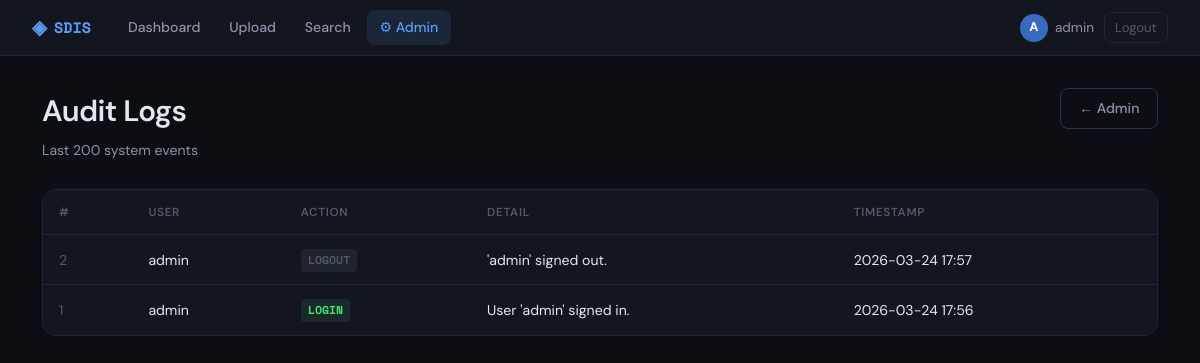
The page /admin/logs (signed in) on the database its author committed.
### tables this page shows
CREATE TABLE audit_log (
            id        INTEGER PRIMARY KEY AUTOINCREMENT,
            user_id   INTEGER,
            action    TEXT    NOT NULL,
            detail    TEXT,
            timestamp DATETIME DEFAULT CURRENT_TIMESTAMP
        );

CREATE TABLE users (
            id          INTEGER PRIMARY KEY AUTOINCREMENT,
            username    TEXT    NOT NULL UNIQUE,
            email       TEXT    NOT NULL UNIQUE,
            password    TEXT    NOT NULL,
            role        TEXT    NOT NULL DEFAULT 'user',
            created_at  DATETIME DEFAULT CURRENT_TIMESTAMP,
            is_active   INTEGER  DEFAULT 1
        );

### modules/admin.py (the view)
@admin_bp.route("/logs")
@admin_required
def audit_logs():
    conn = get_db_connection()
    logs = conn.execute("""
        SELECT a.*, u.username FROM audit_log a
        LEFT JOIN users u ON u.id=a.user_id
        ORDER BY a.timestamp DESC LIMIT 200
    """).fetchall()
    conn.close()
    return render_template("admin_logs.html", logs=logs)

### database/db.py (called while the page is built)
def get_db_connection():
    conn = sqlite3.connect(DB_PATH)
    conn.row_factory = sqlite3.Row
    conn.execute("PRAGMA journal_mode=WAL")   # better concurrency
    conn.execute("PRAGMA foreign_keys=ON")
    return conn

### modules/auth.py (called while the page is built)
def admin_required(f):
    @wraps(f)
    def wrapper(*args, **kwargs):
        if "user_id" not in session:
            return redirect(url_for("auth.login"))
        if session.get("role") != "admin":
            flash("Admin access required.", "error")
            return redirect(url_for("docs.dashboard"))
        return f(*args, **kwargs)
    return wrapper

### templates/admin_logs.html (shortened to what this page needs)
{% extends "base.html" %}
{% block content %}
<div class="page-hdr">
  <div><h1>Audit Logs</h1><p class="sub">Last 200 system events</p></div>
  <a href="/admin/dashboard" class="btn btn-outline">← Admin</a>
</div>
<div class="tbl-wrap">
  <table class="tbl">
    <thead>
      <tr><th>#</th><th>User</th><th>Action</th><th>Detail</th><th>Timestamp</th></tr>
    </thead>
    <tbody>
      {% for l in logs %}
      <tr>
        <td class="muted">{{ l.id }}</td>
        <td>{{ l.username or 'System' }}</td>
        <td><span class="log-badge log-{{ l.action|lower }}">{{ l.action }}</span></td>
        <td>{{ l.detail or '—' }}</td>
        <td>{{ l.timestamp[:16] }}</td>
      </tr>
      {% endfor %}
    </tbody>
  </table>
</div>
{% endblock %}

### templates/base.html (shortened to what this page needs)
<!DOCTYPE html>
<html lang="en">
<head>
  <link rel="stylesheet" href="/static/css/main.css">
</head>
<body>
  {% if session.user_id %}
  <nav class="navbar">
    <a href="/documents/dashboard" class="nav-brand">
      <span class="brand-icon">◈</span> SDIS
    </a>
    <div class="nav-links">
      <a href="/documents/dashboard" class="nav-link {% if request.path.startswith('/documents') %}active{% endif %}">Dashboard</a>
      <a href="/documents/upload"    class="nav-link {% if 'upload' in request.path %}active{% endif %}">Upload</a>
      <a href="/search/"             class="nav-link {% if request.path.startswith('/search') %}active{% endif %}">Search</a>
      {% if session.role == 'admin' %}
      <a href="/admin/dashboard"     class="nav-link {% if request.path.startswith('/admin') %}active{% endif %}">⚙ Admin</a>
      {% endif %}
    </div>
    <div class="nav-right">
      <a href="/auth/profile" class="user-chip">
        <span class="user-avatar">{{ session.username[0]|upper }}</span>
        <span class="user-name">{{ session.username }}</span>
      </a>
      <a href="/auth/logout" class="btn-logout">Logout</a>
    </div>
  </nav>
  {% endif %}
  <main class="content">
    {% block content %}{% endblock %}
  </main>
</body>
</html>

### static/css/main.css (style rules this page uses)
:root { --bg: #0c0e14; --card: #13161f; --hover: #1a1e2a; --border: #21263a; --border2: #2b3150; --accent: #5b9cf6; --accent-d: #3a6abf; --accent-bg: rgba(91,156,246,.12); --green: #4ade80; --red: #f87171; --yellow: #fbbf24; --txt: #e2e8f0; --txt2: #8b95a8; --txt3: #50596a; --mono: 'Space Mono', monospace; --sans: 'DM Sans', sans-serif; --r: 8px; --r2: 14px; --t: .18s ease; }
*,*::before,*::after { box-sizing:border-box;margin:0;padding:0 }
html { font-size:16px;scroll-behavior:smooth }
body { font-family:var(--sans);background:var(--bg);color:var(--txt);line-height:1.6;min-height:100vh }
a { color:var(--accent);text-decoration:none }
h1 { font-size:1.85rem;font-weight:600;letter-spacing:-.02em }
.muted { color:var(--txt3) }
.navbar { display:flex;align-items:center;gap:.75rem; padding:0 2rem;height:56px; background:var(--card);border-bottom:1px solid var(--border); position:sticky;top:0;z-index:100; }
.nav-brand { display:flex;align-items:center;gap:.45rem; font-family:var(--mono);font-weight:700;font-size:.95rem; color:var(--accent);margin-right:.75rem;text-decoration:none; }
.brand-icon { font-size:1.2rem }
.nav-links { display:flex;gap:.2rem;flex:1 }
.nav-link { padding:.38rem .8rem;border-radius:var(--r); color:var(--txt2);font-size:.88rem;font-weight:500; transition:all var(--t);text-decoration:none; }
.nav-link.active { background:var(--accent-bg);color:var(--accent) }
.nav-right { display:flex;align-items:center;gap:.6rem;margin-left:auto }
.user-chip { display:flex;align-items:center;gap:.45rem; font-size:.85rem;color:var(--txt2);text-decoration:none; }
.user-avatar { width:28px;height:28px;border-radius:50%; background:var(--accent-d);color:#fff; display:flex;align-items:center;justify-content:center; font-weight:700;font-size:.8rem; }
.user-name { font-size:.85rem }
.btn-logout { font-size:.82rem;color:var(--txt3); padding:.28rem .65rem;border:1px solid var(--border);border-radius:var(--r); transition:all var(--t); }
.content { max-width:1180px;margin:0 auto;padding:2rem 2rem 4rem }
.btn { display:inline-flex;align-items:center;gap:.35rem; padding:.5rem 1.1rem;border-radius:var(--r); font-size:.88rem;font-weight:500;cursor:pointer; transition:all var(--t);border:1px solid transparent; text-decoration:none; }
.btn-outline { background:transparent;border-color:var(--border2);color:var(--txt2) }
.page-hdr { display:flex;justify-content:space-between;align-items:flex-start;margin-bottom:1.75rem }
.page-hdr h1 { margin-bottom:.2rem }
.sub { color:var(--txt2);font-size:.88rem }
.tbl-wrap { overflow-x:auto;border:1px solid var(--border);border-radius:var(--r2) }
.tbl { width:100%;border-collapse:collapse;font-size:.88rem }
.tbl thead { background:var(--card);border-bottom:1px solid var(--border) }
.tbl th { padding:.8rem 1rem;text-align:left;font-size:.73rem;font-weight:600;text-transform:uppercase;letter-spacing:.06em;color:var(--txt3) }
.tbl td { padding:.8rem 1rem;border-bottom:1px solid var(--border);vertical-align:middle }
.tbl tbody tr { background:var(--card);transition:background var(--t) }
.tbl tbody tr:last-child td { border-bottom:none }
.log-badge { display:inline-block;padding:.13rem .45rem;border-radius:4px;font-size:.72rem;font-family:var(--mono);font-weight:700 }
.log-login { background:rgba(74,222,128,.1);color:var(--green) }
.log-logout { background:rgba(139,149,168,.1);color:var(--txt3) }

### rows shown on the page
audit_log: id "2", username "admin", action "LOGOUT", detail "'admin' signed out.", timestamp "2026-03-24 17:57"
audit_log: id "1", username "admin", action "LOGIN", detail "User 'admin' signed in.", timestamp "2026-03-24 17:56"

### other values the page prints
{{ session.username[0]|upper }} "A"
{{ session.username }} "admin"
